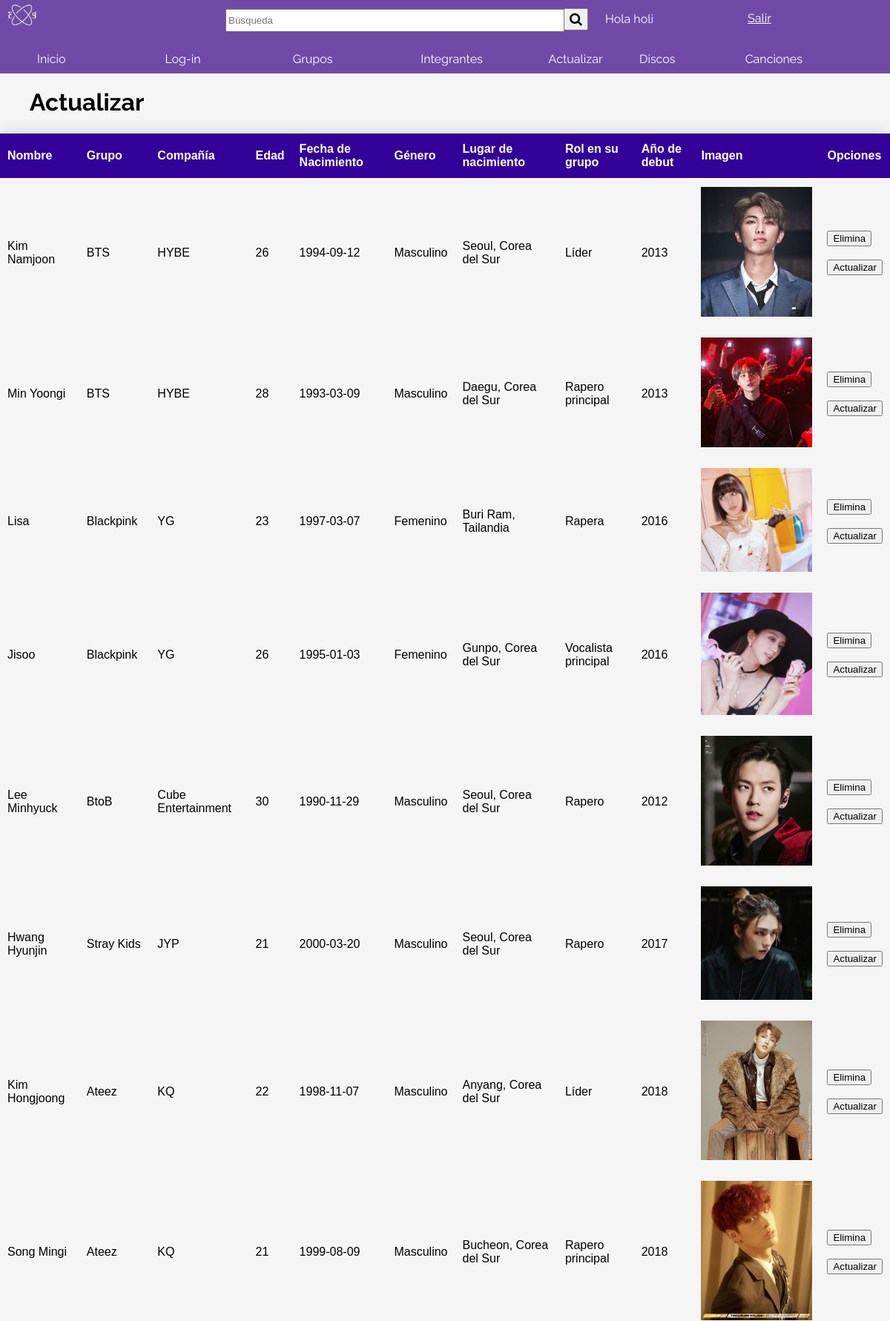
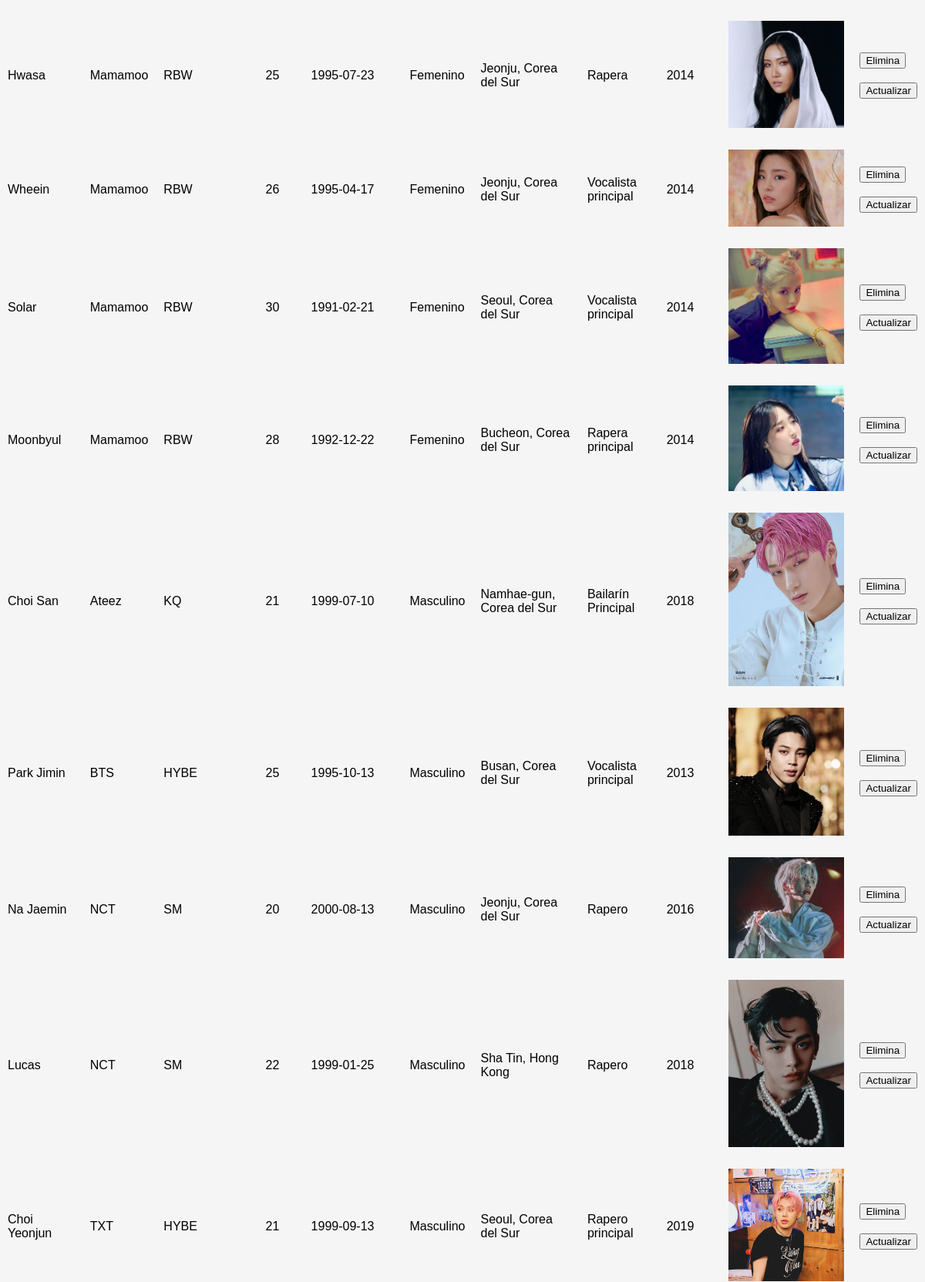
Page /update.php (signed in, upper part) on the committed database (2 pictures, top to bottom).
### tables this page shows
CREATE TABLE IF NOT EXISTS `miembrosg` (
  `ID` bigint(20) NOT NULL AUTO_INCREMENT,
  `Nombre_Integrante` varchar(100) NOT NULL,
  `Nombre_Grupo` varchar(100) NOT NULL,
  `Foto` varchar(100) NOT NULL,
  `Compania` varchar(100) NOT NULL,
  `Edad` int(2) NOT NULL,
  `Fecha_Nacimiento` date NOT NULL,
  `Genero` varchar(50) NOT NULL,
  `Lugar_Nacimiento` varchar(100) NOT NULL,
  `Rol_Grupo` varchar(100) NOT NULL,
  `Debut` year(4) NOT NULL,
  PRIMARY KEY (`ID`)
);

### update.php (the view, shortened to what this page needs)
<?php
require_once('header1.php');
require_once('menu.php');
?>
<!DOCTYPE html>
<html lang="en">
<head>
    <link rel="stylesheet" href="Estilos/estiloTabla.css">
</head>
<body>
<h1 class="act">Actualizar</h1>
<br>
<?php
$enlace = mysqli_connect("127.0.0.1", "root", "", "grupos");
if ($resultado = $enlace->query("SELECT * FROM miembrosg"))
{
    echo "
    <table class='bonito'>
        <tr>
            <td class='titulo'>Nombre</td>
            <td class='titulo'>Grupo</td>
            <td class='titulo'>Compañía</td>
            <td class='titulo'>Edad</td>
            <td class='titulo'>Fecha de Nacimiento</td>
            <td class='titulo'>Género</td>
            <td class='titulo'>Lugar de nacimiento</td>
            <td class='titulo'>Rol en su grupo</td>
            <td class='titulo'>Año de debut</td>
            <td class='titulo'>Imagen</td>
            <td class='titulo'>Opciones</td>
        </tr>";
    while($row = $resultado->fetch_object())
    {
        echo "<tr>";
        echo "<td>".$row->Nombre_Integrante."</td>";
        echo "<td>".$row->Nombre_Grupo."</td>";
        echo "<td>".$row->Compania."</td>";
        echo "<td>".$row->Edad."</td>";
        echo "<td>".$row->Fecha_Nacimiento."</td>";
        echo "<td>".$row->Genero."</td>";
        echo "<td>".$row->Lugar_Nacimiento."</td>";
        echo "<td>".$row->Rol_Grupo."</td>";
        echo "<td>".$row->Debut."</td>";
        echo "<td><img src='img/".$row->Foto."' width=150 ></td>";
        echo "<td>
                <form action='update.php' method='POST' >
                    <input type='hidden' name='id' value='".$row->ID."'>
                    <input type='submit' value='Elimina' name='Elimina'>
                </form>
                <br>
                <form action='actualizar.php?id=".$row->ID."' method='POST' >
                    <input type='hidden' name='id' value='".$row->ID."'>
                    <input type='submit' value='Actualizar' name='Actualizar'>
                </form>
        </td>";
    }
    echo "</table>";
}
?>
</body>
</html>
<?php
require_once('footer.php');
?>

### Estilos/estiloHeader.css (style rules this page uses)
body { margin:0px; padding:0px; background:rgb(245, 245, 245); font-family: 'Raleway', sans-serif; }

### Estilos/estiloMenu.css (style rules this page uses)
body { margin:0px; padding:0px; background:rgb(245, 245, 245); font-family: 'Raleway', sans-serif; }

### Estilos/estiloTabla.css (style rules this page uses)
body { margin:0px; padding:0px; background:rgb(245, 245, 245); font-family: 'Raleway', sans-serif; }
.titulo { background-color: #330098; color: #ffffff; text-align: left; font-weight: bold; }
.bonito { border-collapse: collapse; margin: auto; font-size: 16px; font-family: sans-serif; min-width: 90%; box-shadow: 0 0 20px rgba(0, 0, 0, 0.15); }
.bonito th, .bonito td { padding: 12px 10px; }
.act { margin-left: 40px; margin-bottom: 5px; margin-top: 20px; }

### rows in the picture
miembrosg: Nombre_Integrante "Kim Namjoon", Nombre_Grupo "BTS", Compania "HYBE", Edad "26", Fecha_Nacimiento "1994-09-12", Genero "Masculino", Lugar_Nacimiento "Seoul, Corea del Sur", Rol_Grupo "Líder", Debut "2013", Foto (picture)
miembrosg: Nombre_Integrante "Min Yoongi", Nombre_Grupo "BTS", Compania "HYBE", Edad "28", Fecha_Nacimiento "1993-03-09", Genero "Masculino", Lugar_Nacimiento "Daegu, Corea del Sur", Rol_Grupo "Rapero principal", Debut "2013", Foto (picture)
miembrosg: Nombre_Integrante "Lisa", Nombre_Grupo "Blackpink", Compania "YG", Edad "23", Fecha_Nacimiento "1997-03-07", Genero "Femenino", Lugar_Nacimiento "Buri Ram, Tailandia", Rol_Grupo "Rapera", Debut "2016", Foto (picture)
miembrosg: Nombre_Integrante "Jisoo", Nombre_Grupo "Blackpink", Compania "YG", Edad "26", Fecha_Nacimiento "1995-01-03", Genero "Femenino", Lugar_Nacimiento "Gunpo, Corea del Sur", Rol_Grupo "Vocalista principal", Debut "2016", Foto (picture)
miembrosg: Nombre_Integrante "Lee Minhyuck", Nombre_Grupo "BtoB", Compania "Cube Entertainment", Edad "30", Fecha_Nacimiento "1990-11-29", Genero "Masculino", Lugar_Nacimiento "Seoul, Corea del Sur", Rol_Grupo "Rapero", Debut "2012", Foto (picture)
miembrosg: Nombre_Integrante "Hwang Hyunjin", Nombre_Grupo "Stray Kids", Compania "JYP", Edad "21", Fecha_Nacimiento "2000-03-20", Genero "Masculino", Lugar_Nacimiento "Seoul, Corea del Sur", Rol_Grupo "Rapero", Debut "2017", Foto (picture)
miembrosg: Nombre_Integrante "Kim Hongjoong", Nombre_Grupo "Ateez", Compania "KQ", Edad "22", Fecha_Nacimiento "1998-11-07", Genero "Masculino", Lugar_Nacimiento "Anyang, Corea del Sur", Rol_Grupo "Líder", Debut "2018", Foto (picture)
miembrosg: Nombre_Integrante "Song Mingi", Nombre_Grupo "Ateez", Compania "KQ", Edad "21", Fecha_Nacimiento "1999-08-09", Genero "Masculino", Lugar_Nacimiento "Bucheon, Corea del Sur", Rol_Grupo "Rapero principal", Debut "2018", Foto (picture)
miembrosg: Nombre_Integrante "Hwasa", Nombre_Grupo "Mamamoo", Compania "RBW", Edad "25", Fecha_Nacimiento "1995-07-23", Genero "Femenino", Lugar_Nacimiento "Jeonju, Corea del Sur", Rol_Grupo "Rapera", Debut "2014", Foto (picture)
miembrosg: Nombre_Integrante "Wheein", Nombre_Grupo "Mamamoo", Compania "RBW", Edad "26", Fecha_Nacimiento "1995-04-17", Genero "Femenino", Lugar_Nacimiento "Jeonju, Corea del Sur", Rol_Grupo "Vocalista principal", Debut "2014", Foto (picture)
miembrosg: Nombre_Integrante "Solar", Nombre_Grupo "Mamamoo", Compania "RBW", Edad "30", Fecha_Nacimiento "1991-02-21", Genero "Femenino", Lugar_Nacimiento "Seoul, Corea del Sur", Rol_Grupo "Vocalista principal", Debut "2014", Foto (picture)
miembrosg: Nombre_Integrante "Moonbyul", Nombre_Grupo "Mamamoo", Compania "RBW", Edad "28", Fecha_Nacimiento "1992-12-22", Genero "Femenino", Lugar_Nacimiento "Bucheon, Corea del Sur", Rol_Grupo "Rapera principal", Debut "2014", Foto (picture)
miembrosg: Nombre_Integrante "Choi San", Nombre_Grupo "Ateez", Compania "KQ", Edad "21", Fecha_Nacimiento "1999-07-10", Genero "Masculino", Lugar_Nacimiento "Namhae-gun, Corea del Sur", Rol_Grupo "Bailarín Principal", Debut "2018", Foto (picture)
miembrosg: Nombre_Integrante "Park Jimin", Nombre_Grupo "BTS", Compania "HYBE", Edad "25", Fecha_Nacimiento "1995-10-13", Genero "Masculino", Lugar_Nacimiento "Busan, Corea del Sur", Rol_Grupo "Vocalista principal", Debut "2013", Foto (picture)
miembrosg: Nombre_Integrante "Na Jaemin", Nombre_Grupo "NCT", Compania "SM", Edad "20", Fecha_Nacimiento "2000-08-13", Genero "Masculino", Lugar_Nacimiento "Jeonju, Corea del Sur", Rol_Grupo "Rapero", Debut "2016", Foto (picture)
miembrosg: Nombre_Integrante "Lucas", Nombre_Grupo "NCT", Compania "SM", Edad "22", Fecha_Nacimiento "1999-01-25", Genero "Masculino", Lugar_Nacimiento "Sha Tin, Hong Kong", Rol_Grupo "Rapero", Debut "2018", Foto (picture)
miembrosg: Nombre_Integrante "Choi Yeonjun", Nombre_Grupo "TXT", Compania "HYBE", Edad "21", Fecha_Nacimiento "1999-09-13", Genero "Masculino", Lugar_Nacimiento "Seoul, Corea del Sur", Rol_Grupo "Rapero principal", Debut "2019", Foto (picture)

### other values in the picture
$_SESSION["user"] "holi"
